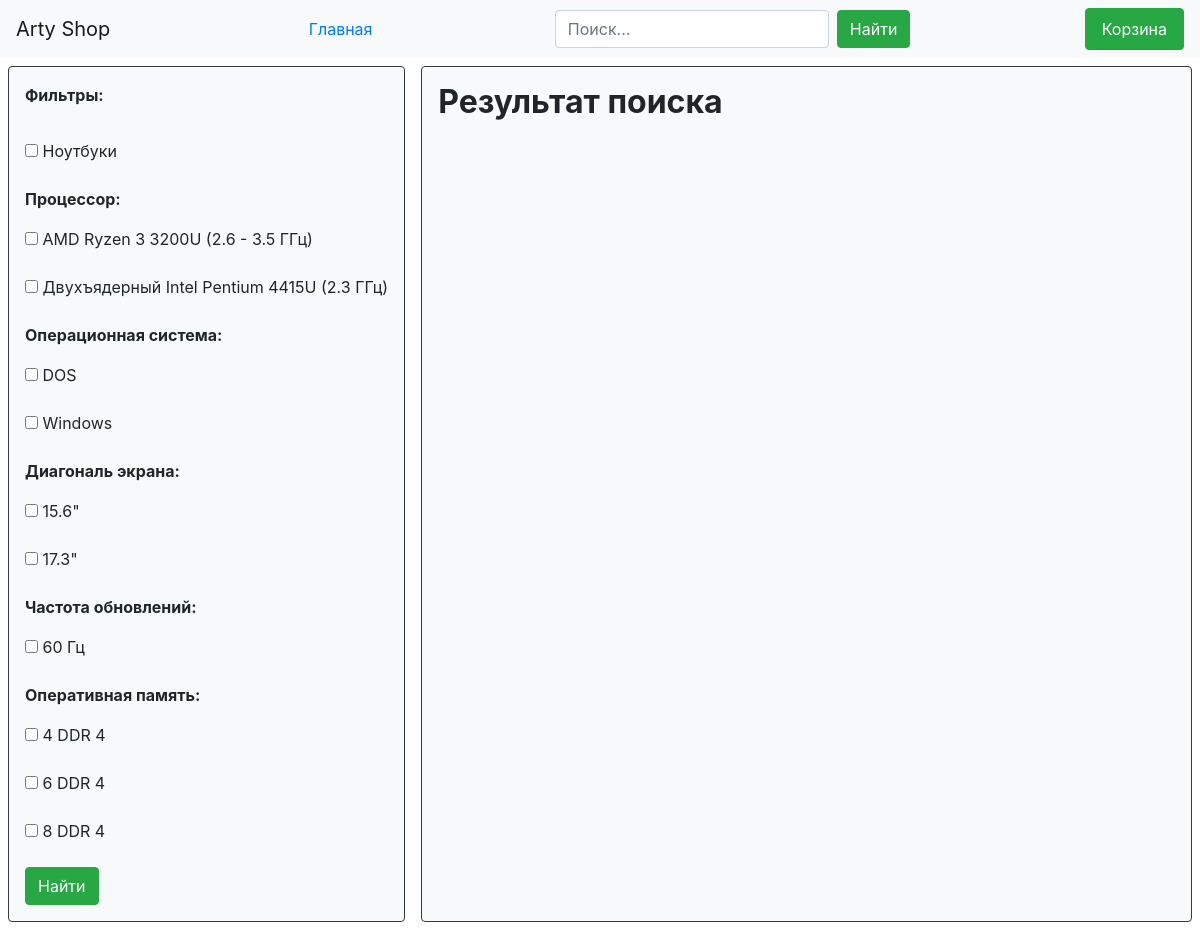
The app's page /catalog/search/ with its own data.
### product/models.py (models this page shows, shortened)
class Category(models.Model):
    name = models.CharField(max_length=200, verbose_name='Имя')
    url = models.SlugField(max_length=200, unique=True)
    def __str__(self):
        return self.name
    class Meta:
        ordering = ('name',)
        verbose_name = 'Категория'
        verbose_name_plural = 'Категории'

class LaptopCore(models.Model):
    name = models.CharField(verbose_name='Название', max_length=150)
    class Meta:
        ordering = ('name',)
        verbose_name = 'Процессор (Ноутбук)'
        verbose_name_plural = 'Процессоры (Ноутбуки)'
    def __str__(self):
        return self.name

class LaptopOS(models.Model):
    name = models.CharField(verbose_name='Операционная система (ОС)', max_length=50)
    def __str__(self):
        return self.name
    class Meta:
        ordering = ('name',)
        verbose_name = 'Операционная система (Ноутбук)'
        verbose_name_plural = 'Операционные системы (Ноутбуки)'

class LaptopScreenDiagonal(models.Model):
    value = models.CharField(verbose_name='Диагональ', max_length=150)
    def __str__(self):
        return self.value
    class Meta:
        ordering = ('value',)
        verbose_name = 'Диагональ экрана (Ноутбук)'
        verbose_name_plural = 'Список диагоналей (Ноутбуки)'

class LaptopRefreshRate(models.Model):
    value = models.CharField(verbose_name='Частота обновлений экрана', max_length=50)
    def __str__(self):
        return self.value
    class Meta:
        ordering = ('value',)
        verbose_name = 'Частота обновлений экрана (Ноутбук)'
        verbose_name_plural = 'Список частот обновлений (Ноутбуки)'

class LaptopRAM(models.Model):
    name = models.CharField(verbose_name='Полное название', max_length=50, blank=True, null=True)
    value = models.CharField(verbose_name='Кол-во оперативной памяти (ОЗУ)', max_length=50)
    ram_type = models.ForeignKey('LaptopRAMType', on_delete=models.CASCADE, verbose_name='Тип ОЗУ')
    def __str__(self):
        return f'{self.value} {self.ram_type}'
    class Meta:
        ordering = ('value',)
        verbose_name = 'Оперативная память (ОЗУ) (Ноутбук)'
        verbose_name_plural = 'Список ОЗУ (Ноутбуи)'

class LaptopRAMType(models.Model):
    ram_type = models.CharField(verbose_name='Тип ОЗУ', max_length=50)
    def __str__(self):
        return self.ram_type
    class Meta:
        ordering = ('ram_type',)
        verbose_name = 'Тип ОЗУ (Ноутбук)'
        verbose_name_plural = "Типы ОЗУ (Ноутбуки)"

### catalog/views.py (the view)
# urls.py: path('catalog/search/', views.SearchProductView.as_view(), name='search'),
class SearchProductView(Categories, ListView):
    model = models.Laptop
    template_name = 'catalog/search_product_list.html'
    context_object_name = 'laptops'
    def get_queryset(self):
        query = self.request.GET.getlist('q')
        return models.Laptop.objects.filter(Q(title__icontains=query))

### cart/context_processors.py (called while the page is built)
def cart(request):
    return {'cart': Cart(request)}

### catalog/views.py (called while the page is built)
    def get_categories(self):
        return models.Category.objects.all()

### templates/catalog/search_product_list.html (shortened to what this page needs)
{% extends 'layout/basic.html' %}
{% block content %}
    <h2><strong>Результат поиска</strong></h2>
    {% include 'layout/product_list_layout.html' %}
{% endblock %}

### templates/layout/basic.html (shortened to what this page needs)
<!doctype html>
<html lang="ru">
<head>
    {% load bootstrap4 %}
    {% load static %}
    {% bootstrap_css %}
</head>
<body class="container-fluid">
<div class="row navbar navbar-light bg-light">
    <a href="{% url 'catalog:list' %}" class="navbar-brand">Arty Shop</a>
    <a href="{% url 'catalog:list' %}" class="nav-link">Главная</a>
    <form class="nav-item form-inline" method="get" action="{% url 'catalog:search' %}">
        <input class="form-control" type="text" name="q" placeholder="Поиск...">
        <button class="btn btn-success mx-2" type="submit">Найти</button>
    </form>
    <a href="{% url 'detail' %}" class="btn btn-success nav-link">Корзина</a>
</div>
{% block filters %}
    <div class="row">
    <div class="col-md-auto border border-dark bg-light rounded m-2 p-2">
        <p class="p-2"><strong>Фильтры:</strong></p>
        <form method="get" action="{% url 'catalog:by_category' %}" class="p-2">
            {% for category in view.get_categories %}
                <p>
                    <label>
                        <input type="checkbox" class="checked" name="category" value="{{ category.url }}">
                        <span onmousedown="return false">{{ category }}</span>
                    </label>
                </p>
            {% endfor %}
            <p><strong>Процессор:</strong></p>
            {% for core in cores %}
                <p>
                    <label>
                        <input type="checkbox" class="checked" name="core" value="{{ core }}">
                        <span onmousedown="return false">{{ core }}</span>
                    </label>
                </p>
            {% endfor %}
            <p><strong>Операционная система:</strong></p>
            {% for os in oss %}
                <p>
                    <label>
                        <input type="checkbox" class="checked" name="os" value="{{ os }}">
                        <span onmousedown="return false">{{ os }}</span>
                    </label>
                </p>
            {% endfor %}
            <p><strong>Диагональ экрана:</strong></p>
            {% for diagonal in diagonals %}
                <p>
                    <label>
                        <input type="checkbox" class="checked" name="diagonal" value="{{ diagonal }}">
                        <span onmousedown="return false">{{ diagonal }}</span>
                    </label>
                </p>
            {% endfor %}
            <p><strong>Частота обновлений:</strong></p>
            {% for refresh_rate in refresh_rates %}
                <p>
                    <label>
                        <input type="checkbox" class="checked" name="refresh_rate" value="{{ refresh_rate }}">
                        <span onmousedown="return false">{{ refresh_rate }}</span>
                    </label>
                </p>
            {% endfor %}
            <p><strong>Оперативная память:</strong></p>
            {% for ram in rams %}
                <p>
                    <label>
                        <input type="checkbox" class="checked" name="ram" value="{{ ram }}">
                        <span onmousedown="return false">{{ ram }}</span>
                    </label>
                </p>
            {% endfor %}
            <button type="submit" class="btn btn-success" id="button">Найти</button>
        </form>
    </div>
{% endblock %}
<div class="col border border-dark bg-light rounded m-2 p-2">
    <div class="m-2" id="content">
        {% block content %}
        {% endblock %}
    </div>
</div>
</div>
</body>
</html>

### records on screen
Category: name "Ноутбуки"
LaptopCore: name "AMD Ryzen 3 3200U (2.6 - 3.5 ГГц)"
LaptopCore: name "Двухъядерный Intel Pentium 4415U (2.3 ГГц)"
LaptopOS: name "DOS"
LaptopOS: name "Windows"
LaptopScreenDiagonal: value "15.6\""
LaptopScreenDiagonal: value "17.3\""
LaptopRefreshRate: value "60 Гц"
LaptopRAM: value+ram_type "4 DDR 4"
LaptopRAM: value+ram_type "6 DDR 4"
LaptopRAM: value+ram_type "8 DDR 4"
